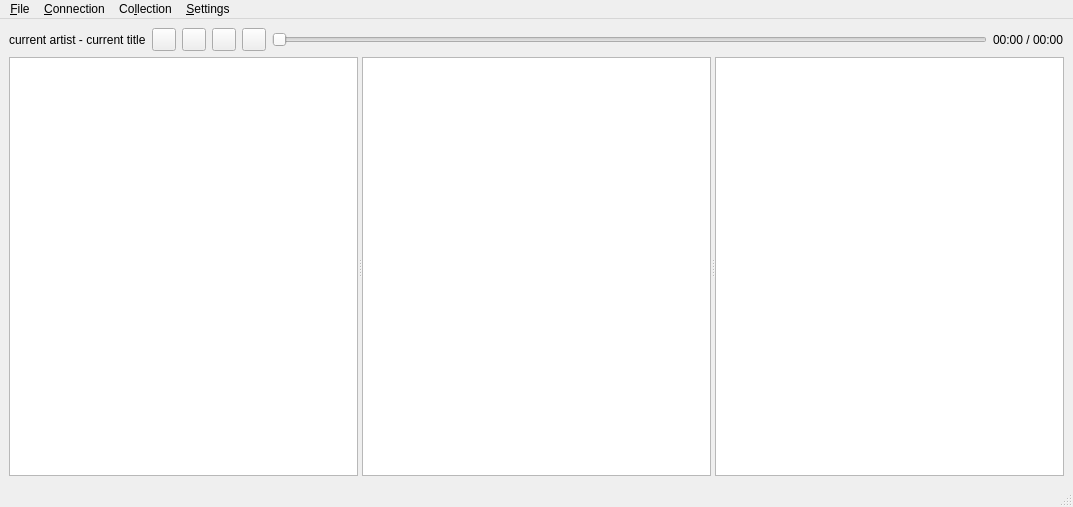
<?xml version="1.0" encoding="UTF-8"?>
<ui version="4.0">
 <class>muroaguiClass</class>
 <widget class="QMainWindow" name="muroaguiClass">
  <property name="geometry">
   <rect>
    <x>0</x>
    <y>0</y>
    <width>1073</width>
    <height>507</height>
   </rect>
  </property>
  <property name="windowTitle">
   <string>Muroa Gui</string>
  </property>
  <widget class="QWidget" name="centralwidget">
   <layout class="QGridLayout" name="gridLayout">
    <item row="0" column="0">
     <widget class="QLabel" name="titleLabel">
      <property name="text">
       <string>current artist - current title</string>
      </property>
     </widget>
    </item>
    <item row="0" column="1">
     <widget class="QToolButton" name="playBtn">
      <property name="text">
       <string/>
      </property>
      <property name="icon">
       <iconset resource="mQtClient.qrc">
        <normaloff>:/icons/icons/media-playback-start.png</normaloff>:/icons/icons/media-playback-start.png</iconset>
      </property>
      <property name="checkable">
       <bool>false</bool>
      </property>
      <property name="checked">
       <bool>false</bool>
      </property>
     </widget>
    </item>
    <item row="0" column="2">
     <widget class="QToolButton" name="stopBtn">
      <property name="text">
       <string/>
      </property>
      <property name="icon">
       <iconset resource="mQtClient.qrc">
        <normaloff>:/icons/icons/media-playback-stop.png</normaloff>:/icons/icons/media-playback-stop.png</iconset>
      </property>
     </widget>
    </item>
    <item row="0" column="3">
     <widget class="QToolButton" name="prevBtn">
      <property name="text">
       <string/>
      </property>
      <property name="icon">
       <iconset resource="mQtClient.qrc">
        <normaloff>:/icons/icons/media-skip-backward.png</normaloff>:/icons/icons/media-skip-backward.png</iconset>
      </property>
     </widget>
    </item>
    <item row="0" column="4">
     <widget class="QToolButton" name="nextBtn">
      <property name="text">
       <string/>
      </property>
      <property name="icon">
       <iconset resource="mQtClient.qrc">
        <normaloff>:/icons/icons/media-skip-forward.png</normaloff>:/icons/icons/media-skip-forward.png</iconset>
      </property>
     </widget>
    </item>
    <item row="0" column="5">
     <widget class="QSlider" name="posSlider">
      <property name="orientation">
       <enum>Qt::Horizontal</enum>
      </property>
     </widget>
    </item>
    <item row="0" column="6">
     <widget class="QLabel" name="progressLabel">
      <property name="text">
       <string>00:00 / 00:00</string>
      </property>
     </widget>
    </item>
    <item row="1" column="0" colspan="7">
     <widget class="QSplitter" name="splitter">
      <property name="orientation">
       <enum>Qt::Horizontal</enum>
      </property>
      <widget class="CMediaColView" name="mediaColTreeView"/>
      <widget class="CPlaylistView" name="playlistListView"/>
      <widget class="CNextlistView" name="nextlistListView"/>
     </widget>
    </item>
   </layout>
  </widget>
  <widget class="QMenuBar" name="menubar">
   <property name="geometry">
    <rect>
     <x>0</x>
     <y>0</y>
     <width>1073</width>
     <height>23</height>
    </rect>
   </property>
   <widget class="QMenu" name="menuCo_llection">
    <property name="title">
     <string>Co&amp;llection</string>
    </property>
    <addaction name="actionGet_Revision_1"/>
    <addaction name="actionGet_next_Revision"/>
    <addaction name="actionScanCollection"/>
    <addaction name="actionDump_to_stdout"/>
   </widget>
   <widget class="QMenu" name="menu_File">
    <property name="title">
     <string>&amp;File</string>
    </property>
    <addaction name="actionExit"/>
   </widget>
   <widget class="QMenu" name="menu_Settings">
    <property name="title">
     <string>&amp;Settings</string>
    </property>
    <addaction name="action_Preferences"/>
   </widget>
   <widget class="QMenu" name="menu_Connection">
    <property name="title">
     <string>&amp;Connection</string>
    </property>
    <addaction name="actionOpen"/>
    <addaction name="actionClose"/>
    <addaction name="separator"/>
    <addaction name="actionPlayPause"/>
    <addaction name="actionStop"/>
    <addaction name="actionNext"/>
    <addaction name="actionPrevious"/>
   </widget>
   <addaction name="menu_File"/>
   <addaction name="menu_Connection"/>
   <addaction name="menuCo_llection"/>
   <addaction name="menu_Settings"/>
  </widget>
  <widget class="QStatusBar" name="statusbar"/>
  <action name="actionExit">
   <property name="text">
    <string>E&amp;xit</string>
   </property>
   <property name="shortcut">
    <string>Alt+X</string>
   </property>
  </action>
  <action name="actionOpen">
   <property name="text">
    <string>&amp;Open</string>
   </property>
   <property name="shortcut">
    <string>Ctrl+O</string>
   </property>
  </action>
  <action name="actionClose">
   <property name="text">
    <string>&amp;Close</string>
   </property>
   <property name="shortcut">
    <string>Ctrl+X</string>
   </property>
  </action>
  <action name="actionGet_Revision_1">
   <property name="text">
    <string>get Revision 1</string>
   </property>
  </action>
  <action name="actionGet_next_Revision">
   <property name="text">
    <string>get next Revision</string>
   </property>
  </action>
  <action name="actionPlayPause">
   <property name="icon">
    <iconset resource="mQtClient.qrc">
     <normaloff>:/icons/icons/media-playback-start.png</normaloff>:/icons/icons/media-playback-start.png</iconset>
   </property>
   <property name="text">
    <string>&amp;Play/Pause</string>
   </property>
   <property name="shortcut">
    <string>Space</string>
   </property>
  </action>
  <action name="actionStop">
   <property name="icon">
    <iconset resource="mQtClient.qrc">
     <normaloff>:/icons/icons/media-playback-stop.png</normaloff>:/icons/icons/media-playback-stop.png</iconset>
   </property>
   <property name="text">
    <string>&amp;Stop</string>
   </property>
   <property name="shortcut">
    <string>Ctrl+X</string>
   </property>
  </action>
  <action name="action_Preferences">
   <property name="text">
    <string>&amp;Preferences</string>
   </property>
  </action>
  <action name="actionNext">
   <property name="icon">
    <iconset resource="mQtClient.qrc">
     <normaloff>:/icons/icons/media-skip-forward.png</normaloff>:/icons/icons/media-skip-forward.png</iconset>
   </property>
   <property name="text">
    <string>&amp;Next</string>
   </property>
  </action>
  <action name="actionPrevious">
   <property name="icon">
    <iconset resource="mQtClient.qrc">
     <normaloff>:/icons/icons/media-skip-backward.png</normaloff>:/icons/icons/media-skip-backward.png</iconset>
   </property>
   <property name="text">
    <string>P&amp;revious</string>
   </property>
  </action>
  <action name="actionScanCollection">
   <property name="text">
    <string>&amp;Scan Collection</string>
   </property>
  </action>
  <action name="actionDump_to_stdout">
   <property name="text">
    <string>Dump to stdout</string>
   </property>
  </action>
 </widget>
 <customwidgets>
  <customwidget>
   <class>CMediaColView</class>
   <extends>QTreeView</extends>
   <header>CMediaColView.h</header>
  </customwidget>
  <customwidget>
   <class>CPlaylistView</class>
   <extends>QListView</extends>
   <header>CPlaylistView.h</header>
  </customwidget>
  <customwidget>
   <class>CNextlistView</class>
   <extends>QListView</extends>
   <header>CNextlistView.h</header>
  </customwidget>
 </customwidgets>
 <resources>
  <include location="mQtClient.qrc"/>
 </resources>
 <connections/>
</ui>
